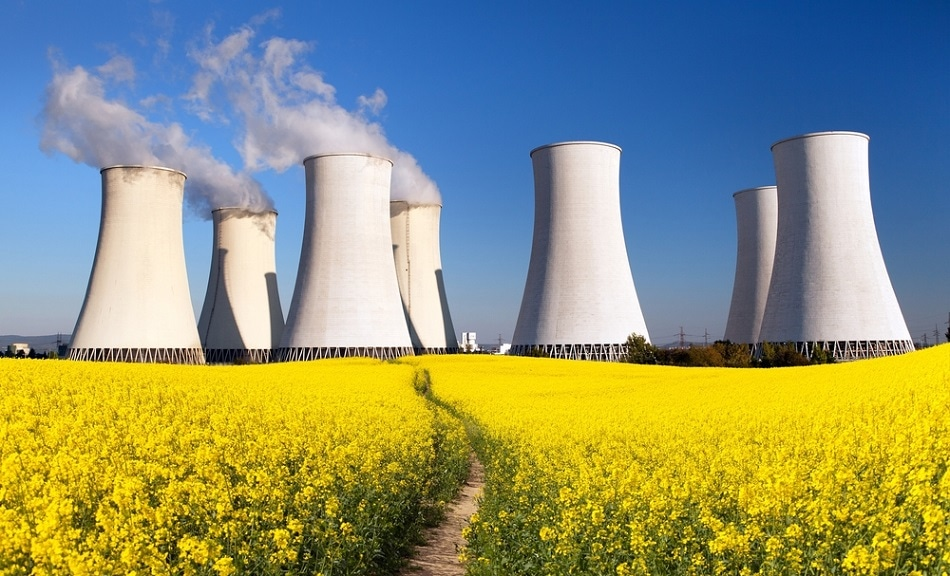
//> input picture images/Nuclear_power.jpg, 950 x 576 px; its folder holds only this picture in this run
$ ./cannyAlgorithmOpenMP   (built with g++ and OpenCV 4)
//> lines starting //> are read from the running program, lines starting //| are printed output that depends on the picture
/*
* CS 590 - High Performance Computing
* Term Project - Parallelizing Canny Edge Detection
*
* Isiah Fisher, Mark Trovinger, Omer Yurdabakan
*
*  cannyAlgorithmOpenMP.cpp - Experiments using algorithmic parallelism.
*/
#include <opencv2/highgui/highgui.hpp>
#include <opencv2/highgui/highgui_c.h>
#include <opencv2/core.hpp>
#include <opencv2/imgproc/imgproc.hpp>
#include <opencv2/opencv.hpp>
#include <string>
#include <iostream>
#include <omp.h>
#include <chrono>
//#include "cvstd.hpp"

using namespace cv;
using namespace std;


/*
*   Function for detecting edges in input images.
*
*   @param input - Input image in cv::Mat format
*   @param low - low threshold for hysterisis
*   @param high - high threshold for same
*   @param sigma - sigma value for Gaussian Blur
*   @param output - image after edge detection, cv::Mat format
*/
void EdgeDetection(Mat input, Mat &output, int low, int high, int sigma)
{
    //declare Mat fields that will hold different image manipulation stages
    Mat imgGrayscale, imgBlurred, xGradient, yGradient, magnitude, angle;

    //get the grayscale image then blur it using a 5 x 5 gaussian kernal
    cvtColor(input, imgGrayscale,CV_BGR2GRAY);
    GaussianBlur(imgGrayscale, imgBlurred, Size(5, 5), sigma);
    //get the gradients of the image using Sobel kernal
    Sobel(imgBlurred, xGradient, CV_64F, 1, 0, 3);
    Sobel(imgBlurred, yGradient, CV_64F, 0, 1, 3);

    //grab polar coordinates from the gradients
    cartToPolar(xGradient, yGradient, magnitude, angle, true);

    int numThreads = 0;

    //loop through all pixels in the image
    #pragma omp parallel for
    for (int i = 0; i < imgBlurred.cols; i++)
    {
        for (int j = 0; j < imgBlurred.rows; j++)
        {

            uchar currAngle = angle.at<uchar>(j, i);
            int firstNeighborX;
            int firstNeighborY;
            int secondNeighborX;
            int secondNeighborY;
            if (currAngle > 180)
            {
                currAngle -= 180;
            }
            if (currAngle <= 22.5 || currAngle > 157.5)
            {
               firstNeighborX = i - 1;
               firstNeighborY = j;
            } else if (currAngle > 22.5 && currAngle <= 67.5)
            {
                firstNeighborX = i - 1;
                firstNeighborY = j - 1;
                secondNeighborX = i + 1;
                secondNeighborY = j + 1;
            } else if (currAngle > 67.5 && currAngle <= 112.5)
            {
                firstNeighborX = i - 1;
                firstNeighborY = j + 1;
                secondNeighborX = i;
                secondNeighborY = j - 1;
            } else if (currAngle > 112.5 && currAngle <= 157.5)
            {
                firstNeighborX = i;
                firstNeighborY = j + 1;
                secondNeighborX = i;
                secondNeighborY = j - 1;
            }

            //check each pixel against its neighbor
            if (firstNeighborX >= 0 && firstNeighborY >= 0)
            {
                if (input.cols > firstNeighborX && input.rows > firstNeighborY )
                {
                    if (magnitude.at<uchar>(j,i) < magnitude.at<uchar>(firstNeighborY, firstNeighborX))
                    {
                        magnitude.at<uchar>(j,i) = 0;
                    }
                }
            }
            if (secondNeighborX >= 0 && secondNeighborY >= 0)
            {
                if (input.cols > secondNeighborX && input.rows > secondNeighborY )
                {
                    if (magnitude.at<uchar>(j,i) < magnitude.at<uchar>(secondNeighborY, secondNeighborX))
                    {
                        magnitude.at<uchar>(j,i) = 0;
                    }
                }
            }
        }
    }

    //Hysteresis thresholding
    //loop through all pixels in the image and discard 0s
    //100 = weak threshold 255 = strong threshhold
    #pragma omp parallel
    {
        int j = 0;
        numThreads =  omp_get_num_threads();
        #pragma omp for
        for (int i = 0; i < imgBlurred.cols; i++)
        {
            for (j = 0; j < imgBlurred.rows; j++)
            {
                uchar currMagnitude = magnitude.at<uchar>(j,i);

                if (currMagnitude < low)
                {
                    magnitude.at<uchar>(j,i) = 0;
                } else if (currMagnitude >=100 && currMagnitude < high)
                {
                    magnitude.at<uchar>(j,i) = 100;
                } else
                {
                    magnitude.at<uchar>(j,i) = 255;
                }
            }
        }
    }

    //std::cout << "Using " << numThreads << " threads!" << std::endl;

    //starting in top left determine if a weak threshold should be kept
    //or discarded
    Mat top_left = magnitude.clone();
    for (int i = 0; i < imgBlurred.cols; i++)
    {
        for (int j = 0; j < imgBlurred.rows; j++)
        {
            if (top_left.at<uchar>(j,i) == 100)
            {
                try
                {
                    if (top_left.at<uchar>(j+1, i) == 255
                            || top_left.at<uchar>(j-1,i) == 255
                            || top_left.at<uchar>(j+1, i-1) == 255
                            || top_left.at<uchar>(j+1, i+1) == 255
                            || top_left.at<uchar>(j-1, i-1) == 255
                            || top_left.at<uchar>(j-1, i+1) == 255
                            || top_left.at<uchar>(j, i-1) == 255
                            || top_left.at<uchar>(j, i+1) == 255)
                    {
                        top_left.at<uchar>(j,i) = 255;
                    } else
                    {
                        top_left.at<uchar>(j,i) = 0;
                    }
                } catch (...) //catches all exceptions
                {
                    //equivalent to python pass I believe
                    ;
                }
            }
        }
    }

    //starting from top right instead
    Mat top_right = magnitude.clone();
    for (int i = imgBlurred.cols - 1; i > 0; i--)
    {
        for (int j = 0; j < imgBlurred.rows - 1; j++)
        {
            if (top_right.at<uchar>(j,i) == 100)
            {
                try
                {
                    if (top_right.at<uchar>(j+1, i) == 255
                            || top_right.at<uchar>(j-1,i) == 255
                            || top_right.at<uchar>(j+1, i-1) == 255
                            || top_right.at<uchar>(j+1, i+1) == 255
                            || top_right.at<uchar>(j-1, i-1) == 255
                            || top_right.at<uchar>(j-1, i+1) == 255
                            || top_right.at<uchar>(j, i-1) == 255
                            || top_right.at<uchar>(j, i+1) == 255)
                    {
                        top_right.at<uchar>(j,i) = 255;
                    } else
                    {
                        top_right.at<uchar>(j,i) = 0;
                    }
                } catch (...)
                {
                    ;
                }
            }
        }
    }

    //starting from bottom left instead
    Mat bottom_left = magnitude.clone();
    for (int i = 0; i < imgBlurred.cols - 1; i++)
    {
        for (int j = imgBlurred.rows - 1; j > 0; j--)
        {
            if (bottom_left.at<uchar>(j,i) == 100)
            {
                try
                {
                    if (bottom_left.at<uchar>(j+1, i) == 255
                            || bottom_left.at<uchar>(j-1,i) == 255
                            || bottom_left.at<uchar>(j+1, i-1) == 255
                            || bottom_left.at<uchar>(j+1, i+1) == 255
                            || bottom_left.at<uchar>(j-1, i-1) == 255
                            || bottom_left.at<uchar>(j-1, i+1) == 255
                            || bottom_left.at<uchar>(j, i-1) == 255
                            || bottom_left.at<uchar>(j, i+1) == 255)
                    {
                        bottom_left.at<uchar>(j,i) = 255;
                    } else
                    {
                        bottom_left.at<uchar>(j,i) = 0;
                    }
                } catch (...)
                {
                    ;
                }
            }
        }
    }

    //starting from bottom right instead
    Mat bottom_right = magnitude.clone();
    for (int i = imgBlurred.cols - 1; i > 0; i--)
    {
        for (int j = imgBlurred.rows - 1; j > 0; j--)
        {
            if (bottom_right.at<uchar>(j,i) == 100)
            {
                try
                {
                    if ((int)bottom_right.at<uchar>(j+1, i) == 255
                            ||(int)bottom_right.at<uchar>(j-1,i) == 255
                            ||(int)bottom_right.at<uchar>(j+1, i-1) == 255
                            ||(int)bottom_right.at<uchar>(j+1, i+1) == 255
                            ||(int)bottom_right.at<uchar>(j-1, i-1) == 255
                            ||(int)bottom_right.at<uchar>(j-1, i+1) == 255
                            ||(int)bottom_right.at<uchar>(j, i-1) == 255
                            ||(int)bottom_right.at<uchar>(j, i+1) == 255)
                    {
                        bottom_right.at<uchar>(j,i) = 255;
                    } else
                    {
                        bottom_right.at<uchar>(j,i) = 0;
                    }
                } catch (...)
                {
                    ;
                }
            }
        }
    }

    //combine all versions and make all edges value 255
    Mat final_magnitude = top_left + top_right + bottom_left + bottom_right;
    for (int i = 0; i < imgBlurred.cols; i++)
    {
        for(int j = 0; j < imgBlurred.rows; j++)
        {
            if (final_magnitude.at<uchar>(j,i) > 0)
            {
               final_magnitude.at<uchar>(j,i) = 255;
            }
        }
    }
    output = final_magnitude.clone();

}

int main()
{

    //variables to hold various image states during the edge detection process
    Mat imgOriginal;
    Mat imgCanny;
    double sigma = 1.2;
    //std::string folder = "/media/marktrovinger/Datasets/seg_train/*.jpg";
    std::string ScholarFolder = "/home/mtroving/HPC/images";
    vector<cv::String> fn;
    cv::glob(ScholarFolder, fn, false);

    vector<Mat> images;
    vector<Mat> output_images;
    size_t count = fn.size();
    size_t testing_count = 300;

    for (size_t i=0; i<count; i++)
        images.push_back(imread(fn[i]));
//> images[0] is the input picture: 576 rows x 950 cols, CV_8UC3; mean B, G, R 117.4, 148.9, 141.3

    //let the user know that edge detection has begun
    char sigmaStr[10];
    sprintf(sigmaStr, "%fs", sigma);
    cout << "Detecting lines with a sigma value of: " << sigmaStr << endl;

    auto startTime = std::chrono::high_resolution_clock::now();
    for (size_t i=0; i<count; i++){
        Mat output_image;
        EdgeDetection(images[i], output_image, 100, 200, sigma);
        output_images.push_back(output_image);
    }
//> this loop made 1 pass
//> pass 1, in EdgeDetection, `cvtColor(input, imgGrayscale,CV_BGR2GRAY);`:
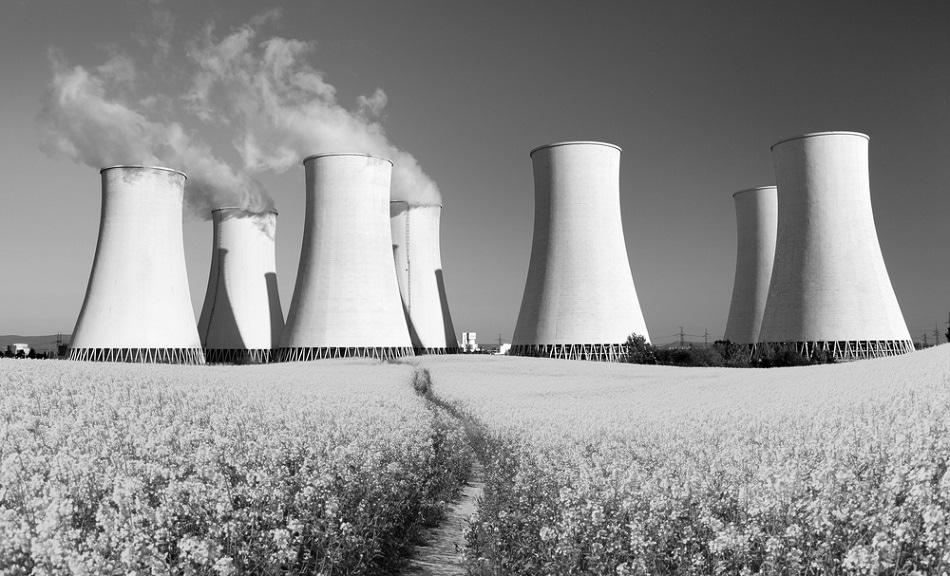
//> imgGrayscale: 576 rows x 950 cols, CV_8UC1; min 0, max 255, mean 143
//> pass 1, in EdgeDetection, `Sobel(imgBlurred, xGradient, CV_64F, 1, 0, 3);`:
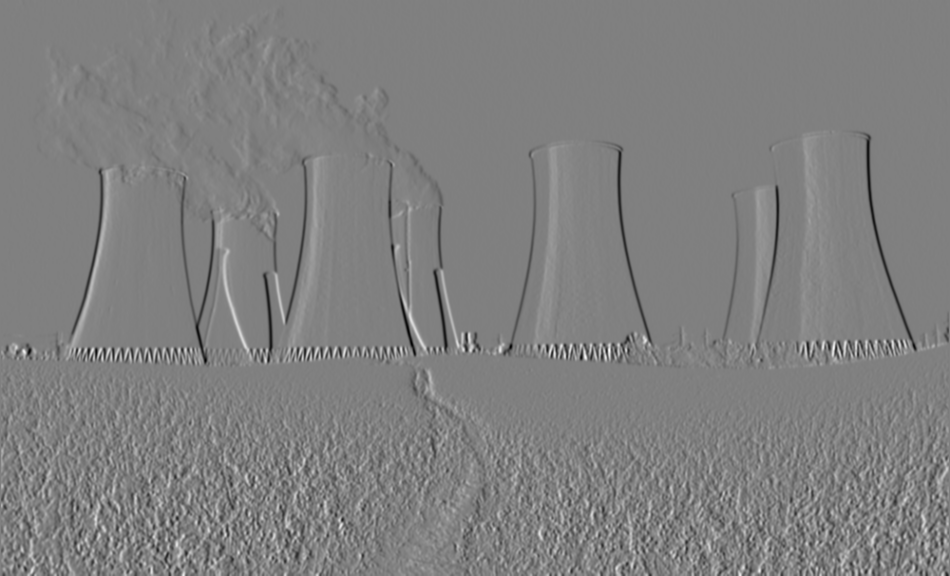
//> xGradient: 576 rows x 950 cols, CV_64FC1; min -491, max 486, mean -0.3; drawn with min black and max white
//> pass 1, in EdgeDetection, `Sobel(imgBlurred, yGradient, CV_64F, 0, 1, 3);`:
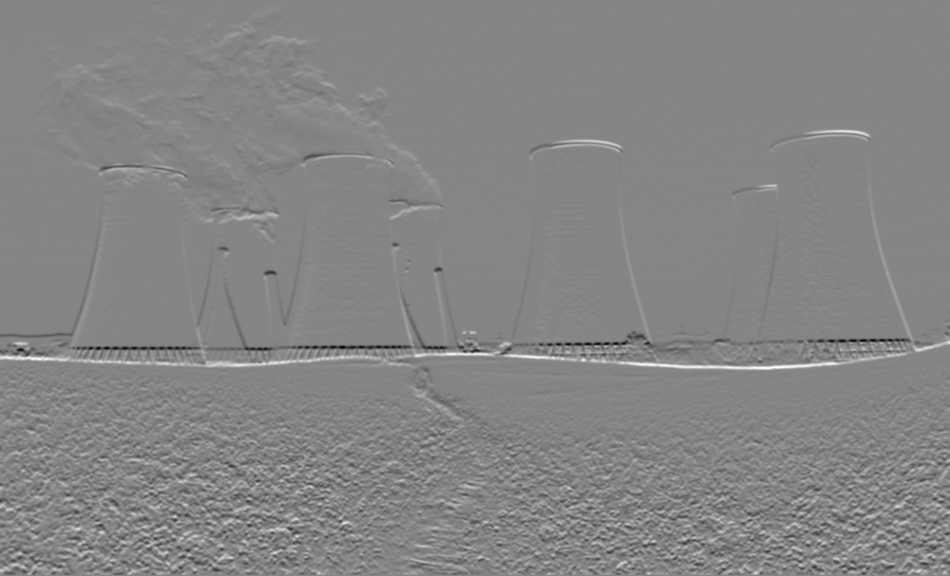
//> yGradient: 576 rows x 950 cols, CV_64FC1; min -567, max 518, mean 0.2; drawn with min black and max white
    auto stopTime = std::chrono::high_resolution_clock::now();

    std::chrono::duration<double> elapsed_seconds = stopTime-startTime;
    std::cout << "Elapsed time for our OpenMP implementation: " << elapsed_seconds.count() << "s\n";
    std::cout << "Testing on " << count << " 4k images." << std::endl;

    // [26 lines of commented-out code are left out]

    waitKey(0);
    return 0;
}
